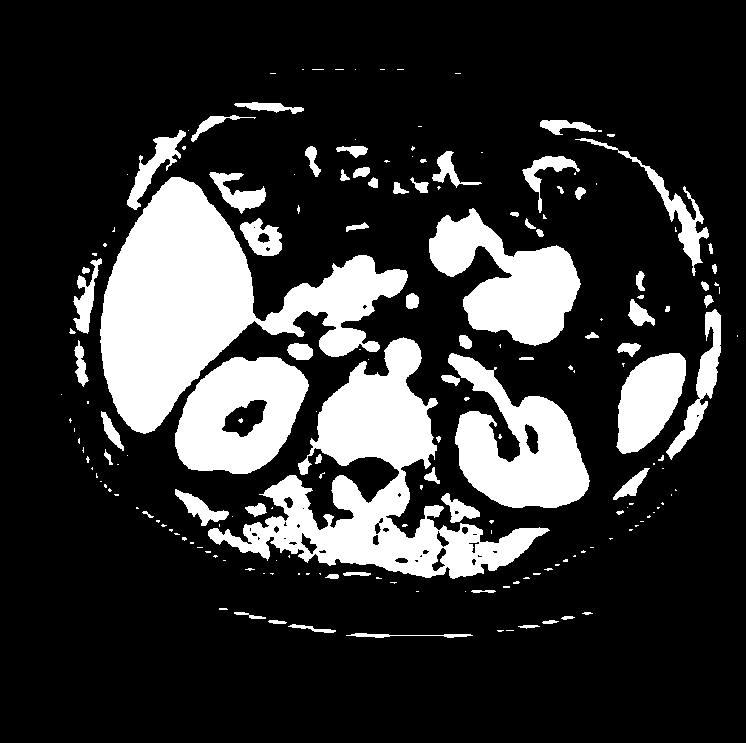
#> input picture CSE_464_Digital_Image_Processing/HW1/abdomen.png, 746 x 743 px
$ python Main.py
#> lines starting #> are read from the running program, lines starting #| are printed output that depends on the picture; after the words box and inside, x2 and y2 are one past the last pixel; in counts of white or black regions, pixels touching at a corner belong together
### CSE_464_Digital_Image_Processing/HW1/Task3/ConnectedClass.py
import cv2 as cv
import numpy as np
import matplotlib.pyplot as plt
import sys

class ConnectedComponents:
    def __init__(self, inputName, outputName):
        self.__height = 0
        self.__width = 0
        self.__inputName = inputName
        self.__outputName = outputName
        self.__inputImg = None
        self.__outputImg = None

    def denoise(self):
        self.__inputImg = cv.imread(self.__inputName,0)
        self.__height, self.__width = self.__inputImg.shape

        kernel = np.ones((5,5),np.uint8)
        erosion = cv.erode(self.__inputImg,kernel,iterations = 1)
        self.__outputImg = cv.dilate(erosion,kernel,iterations = 1)

    def connectedTest(self):
        num, img = cv.connectedComponents(self.__outputImg, connectivity=4)
        print(num)

    def connected(self):

        point = 1
        equ_dict = {}
        helper_arr = self.__emtpyArr()
        for h in range(0, self.__height):
            for w in range(0, self.__width):
                if(self.__outputImg[h][w] != 0):
                    neighbor = []
                    if(h == 0 and w == 0):
                        neighbor = []
                    elif(h == 0 and w != 0):
                        neighbor = [(h,w-1)]
                    elif(h != 0 and w == 0):
                        neighbor = [(h-1,w)]
                    else:
                        neighbor = [(h-1,w),(h,w-1)]

                    n_value = []

                    for n in neighbor:
                        n_value.append(helper_arr[n[0]][n[1]])

                    if(self.__isAllZero(n_value)):

                        equ_dict[point] = point
                        helper_arr[h][w] = point
                        point += 1

                    elif(self.__isThereZero(n_value)):

                        helper_arr[h][w] = max(n_value)

                    else:
                        if(max(n_value) != min(n_value)):
                            equ_dict[max(n_value)] = min(n_value)
                        helper_arr[h][w] = min(n_value)

        count = 0
        for k,v in equ_dict.items():
            if(k == v):
                count += 1

        print("Here is connected components: " + str(count))

        cv.imwrite(self.__outputName, self.__outputImg)
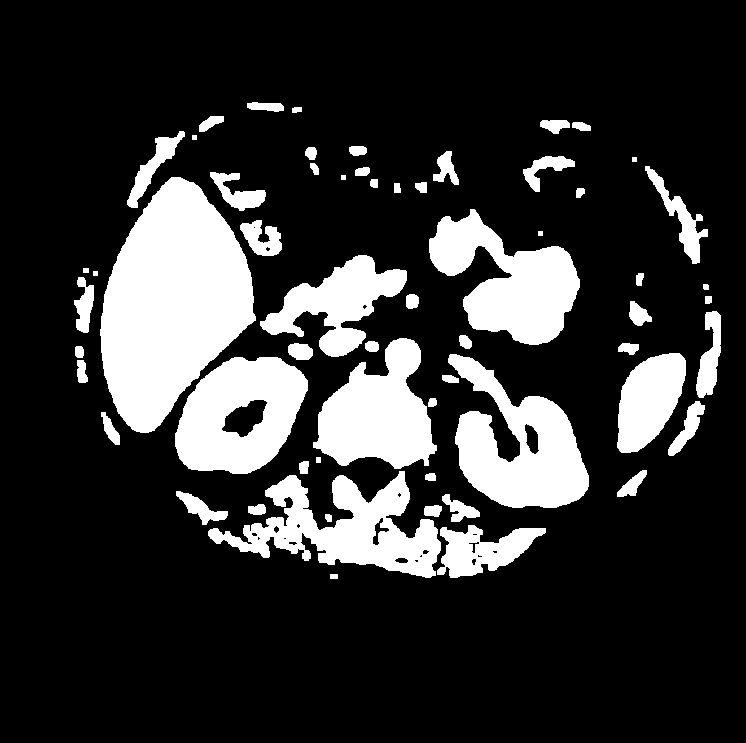
#> saved as output.png: shape (743, 746); 19.6% white; 61 white regions, largest, box (x1, y1, x2, y2) and area: (100, 177, 256, 433) 25684, (448, 354, 589, 508) 11485, (208, 471, 441, 578) 11048
        plt.imshow(self.__outputImg, "gray")
        plt.show()

    def __emtpyArr(self):
        arr = []
        for h in range(0, self.__height):
            inner_arr = []
            for w in range(0, self.__width):
                inner_arr.append(0)

            arr.append(inner_arr)

        return arr

    def __isAllZero(self, arr):
        for i in arr:
            if(i != 0):
                return False

        return True

    def __isThereZero(self, arr):
        for i in arr:
            if(i == 0):
                return True

        return False

### CSE_464_Digital_Image_Processing/HW1/Task3/Main.py
import ConnectedClass

def main():
    obj = ConnectedClass.ConnectedComponents("../abdomen.png", "output.png")
    obj.denoise()
    obj.connected()

if __name__ == "__main__":
    main()
